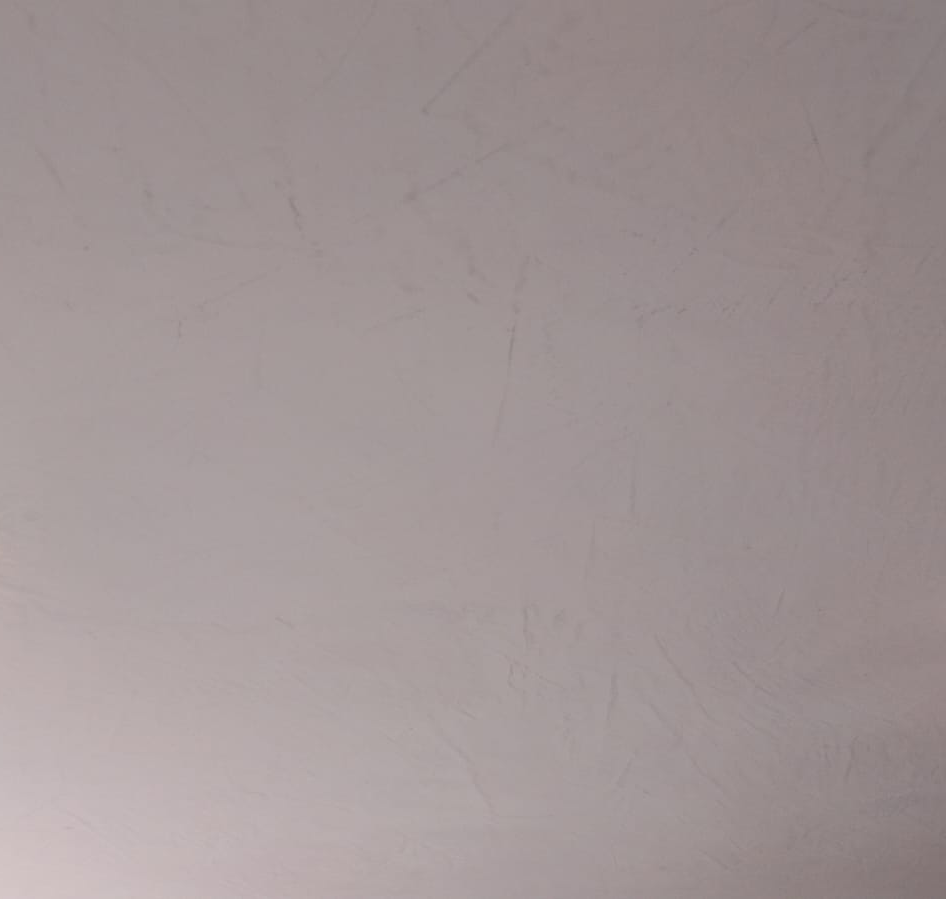
#> input picture assets/private/stucco-quad-sources/stucco-veneziano-tradizionale-eaf46187-6e86-40f6-88fc-ef4b784d251f.png, 946 x 899 px
$ python compose-stucco-service-card.py
#> lines starting #> are read from the running program, lines starting #| are printed output that depends on the picture
#!/usr/bin/env python3
"""Build a square 2x2 service card image from four stucco textures."""
from __future__ import annotations

from pathlib import Path

from PIL import Image

# Order: top-left, top-right, bottom-left, bottom-right (filenames under stucco-quad-sources/)
SOURCES = (
    "stucco-veneziano-tradizionale-eaf46187-6e86-40f6-88fc-ef4b784d251f.png",
    "stucco-veneziano-parete-5299c469-f4b5-4e4f-b89c-d5c55efa8bc8.png",
    "stucco-veneziano-rosso-c2593c96-bdc0-4f03-950e-e232d5d8de1f.png",
    "stucco-veneziano-pink-37970a91-f5ee-4ecd-842d-ea4a54b34bac.png",
)

CELL = 800  # 1600px square output; sharp enough for cards


def cover_square(im: Image.Image, side: int) -> Image.Image:
#> called with side = 800
    im = im.convert("RGB")
#> im is the input picture: PIL image 946x899 RGB; mean R, G, B 161, 149.3, 149.6
    w, h = im.size
#> w = 946; h = 899
    scale = max(side / w, side / h)
#> scale = 0.89
    nw, nh = int(w * scale), int(h * scale)
#> nw = 841; nh = 800
    im = im.resize((nw, nh), Image.Resampling.LANCZOS)
#> im: PIL image 841x800 RGB
    left = (nw - side) // 2
#> left = 20
    top = (nh - side) // 2
#> top = 0
    return im.crop((left, top, left + side, top + side))
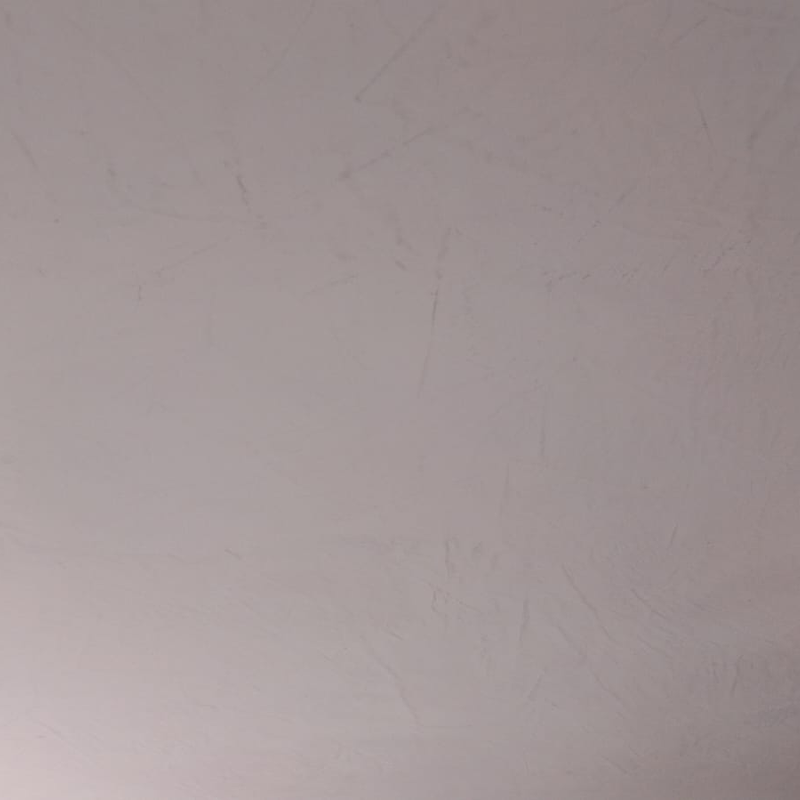
#> returned value: PIL image 800x800 RGB; mean R, G, B 161.1, 149.4, 149.7


def main() -> None:
    root = Path(__file__).resolve().parents[1]
    src_dir = root / "assets/private/stucco-quad-sources"
    out = root / "assets/private/service-card-stucco-quad.png"

    tiles: list[Image.Image] = []
    for name in SOURCES:
        src = src_dir / name
        if not src.is_file():
            raise SystemExit(f"Missing source: {src}")
        tiles.append(cover_square(Image.open(src), CELL))
#> pass 2 of the loop in main, `for name in SOURCES:`:
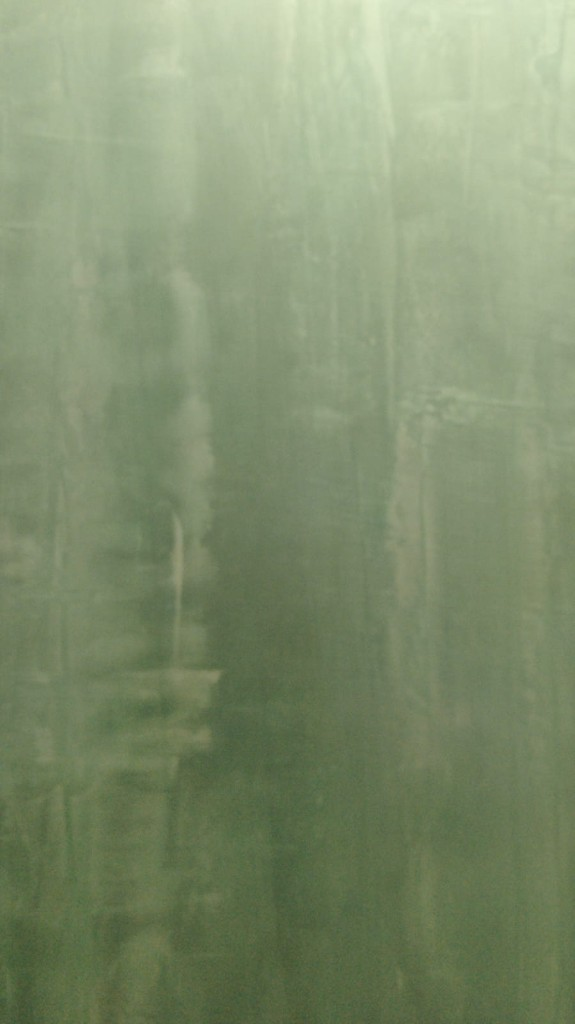
#> input picture assets/private/stucco-quad-sources/stucco-veneziano-parete-5299c469-f4b5-4e4f-b89c-d5c55efa8bc8.png, 575 x 1024 px
#> in cover_square, im is the input picture: PIL image 575x1024 RGB; mean R, G, B 129.4, 143.8, 110.8
#> im: PIL image 800x1424 RGB
#> in cover_square (call 2), `return im.crop((left, top, left + side, top + side))`:
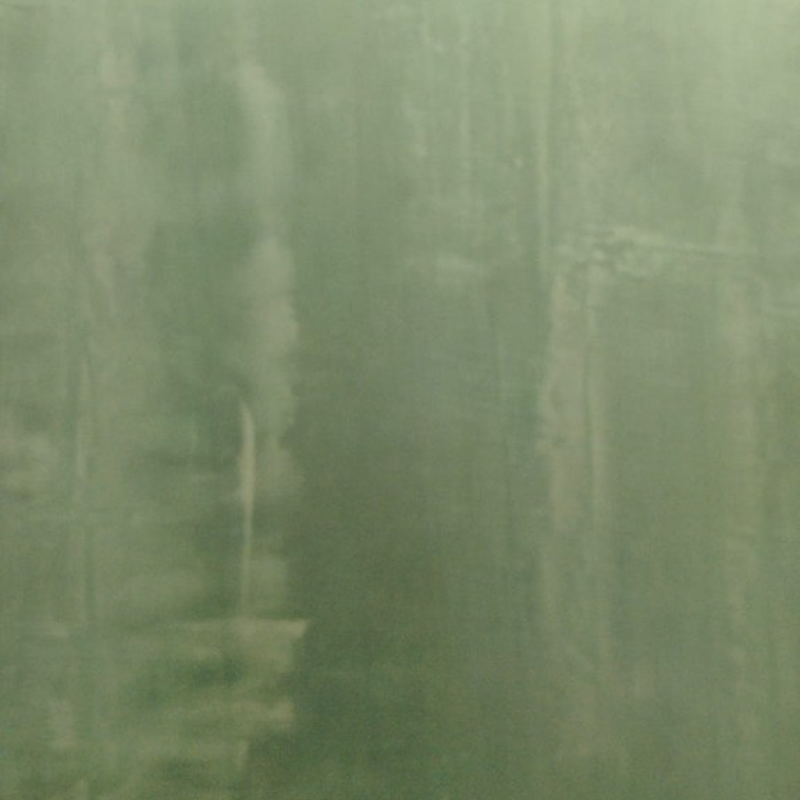
#> returned value: PIL image 800x800 RGB; mean R, G, B 124.1, 138.1, 106.3
#> pass 3 of the loop in main, `for name in SOURCES:`:
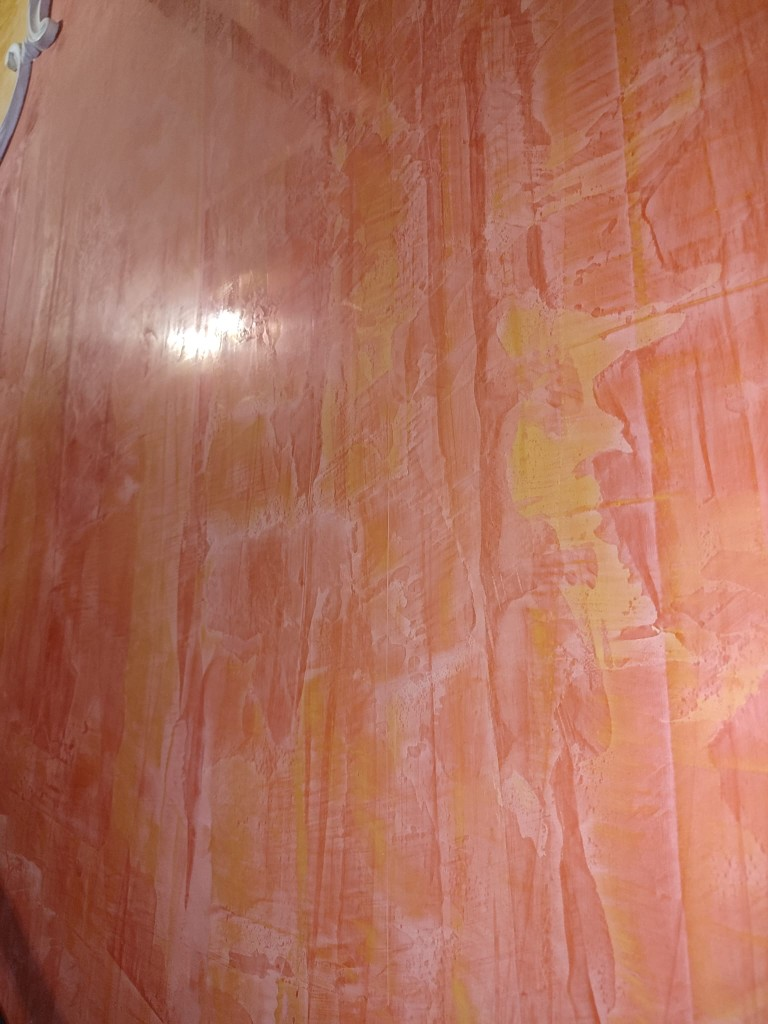
#> input picture assets/private/stucco-quad-sources/stucco-veneziano-rosso-c2593c96-bdc0-4f03-950e-e232d5d8de1f.png, 768 x 1024 px
#> in cover_square, im is the input picture: PIL image 768x1024 RGB; mean R, G, B 174.5, 111.6, 92.6
#> im: PIL image 800x1066 RGB
#> in cover_square (call 3), `return im.crop((left, top, left + side, top + side))`:
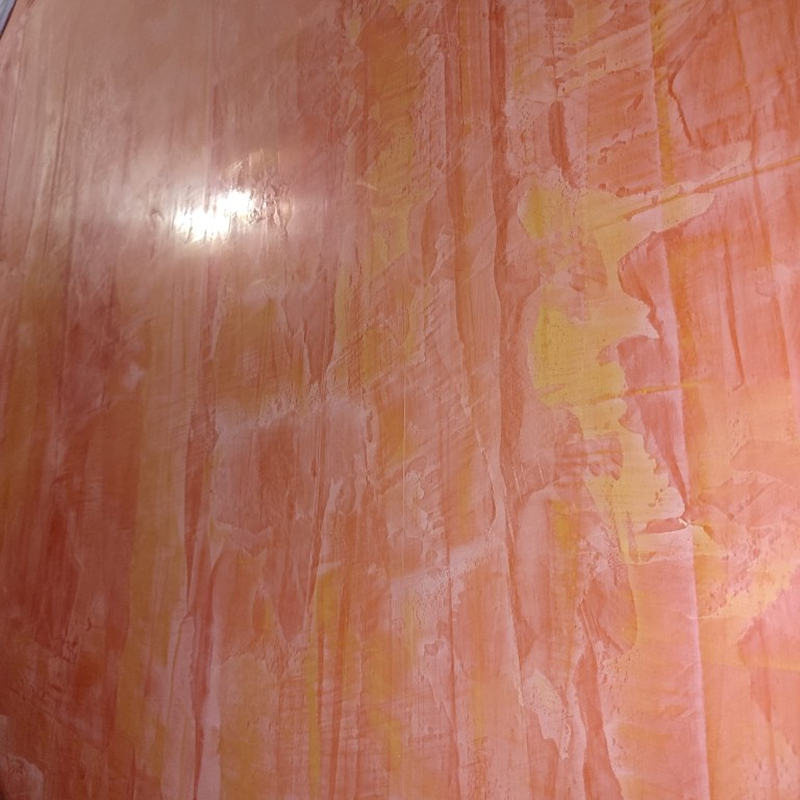
#> returned value: PIL image 800x800 RGB; mean R, G, B 178.8, 115.6, 96
#> the loop made 4 passes; the first 3 are shown

    grid = Image.new("RGB", (CELL * 2, CELL * 2), (236, 232, 226))
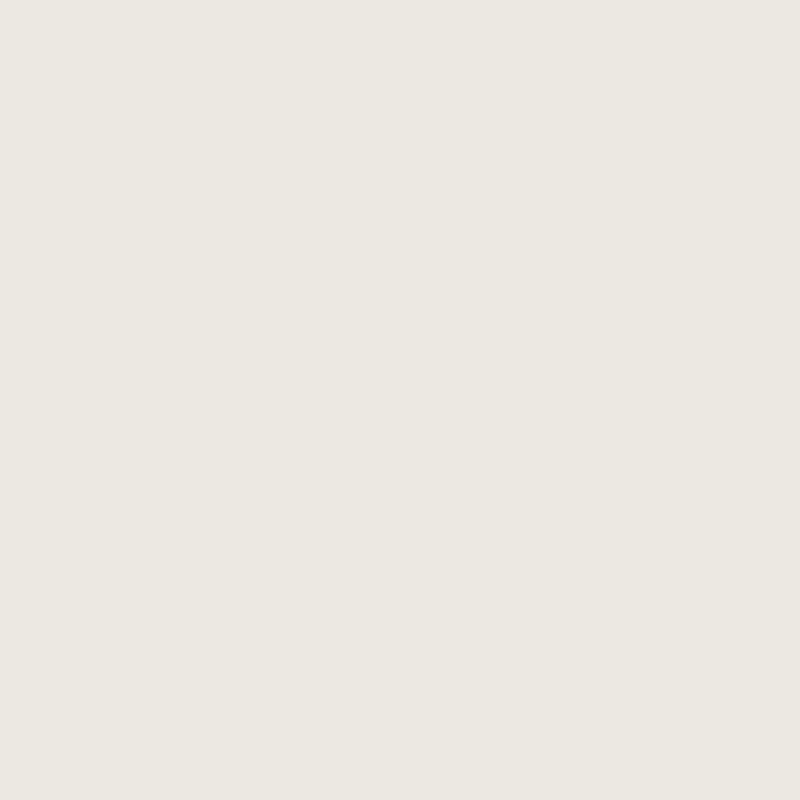
#> grid: PIL image 1600x1600 RGB (shown at 1/2 size); mean R, G, B 236, 232, 226
    positions = ((0, 0), (CELL, 0), (0, CELL), (CELL, CELL))
    for tile, (x, y) in zip(tiles, positions, strict=True):
        grid.paste(tile, (x, y))
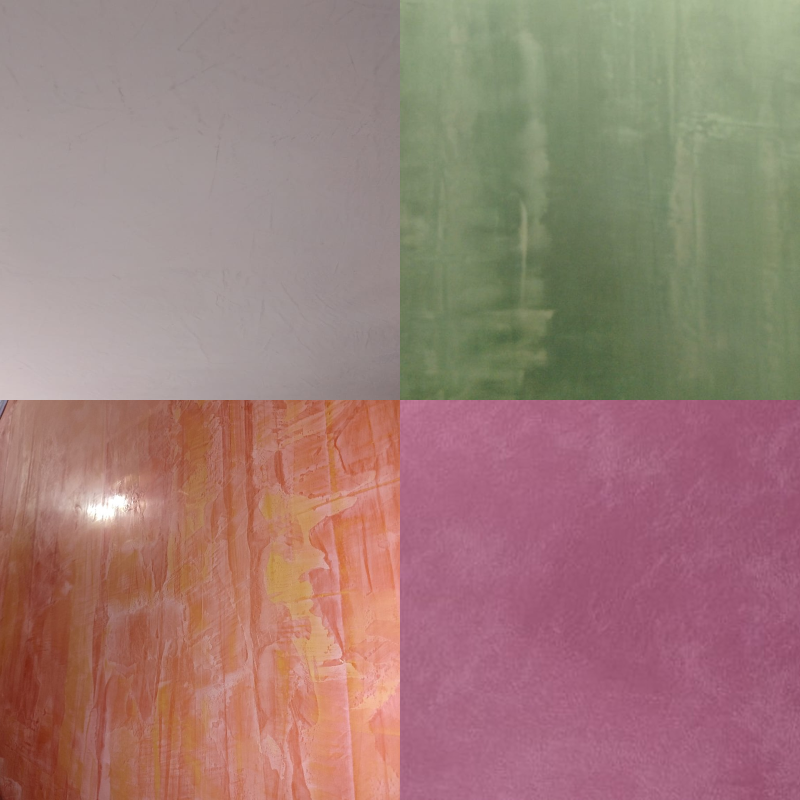
#> grid: PIL image 1600x1600 RGB (shown at 1/2 size); mean R, G, B 157.1, 125.1, 119.3

    out.parent.mkdir(parents=True, exist_ok=True)
    grid.save(out, "PNG", optimize=True)
    print(f"Wrote {out} ({grid.size[0]}x{grid.size[1]})")
#| Wrote assets/private/service-card-stucco-quad.png (1600x1600)


if __name__ == "__main__":
    main()
